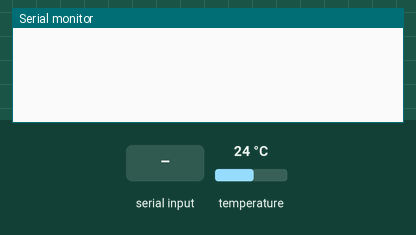
This sketch was run on a simulated Arduino Uno, built with avr-gcc and run on an emulated ATmega328P. On the bench: the last lines printed to the serial monitor. Inputs (shaded band) come from the test bench; at power-on: temperature 24 °C.

Above: at 1.2 s.
1.3 s: "1" received over Serial
At 1.7 s:
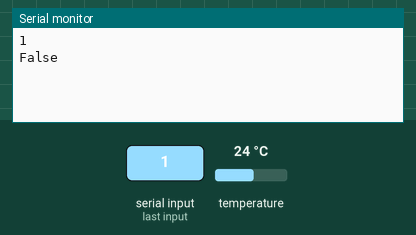
2.8 s: "0" received over Serial
At 3.5 s:
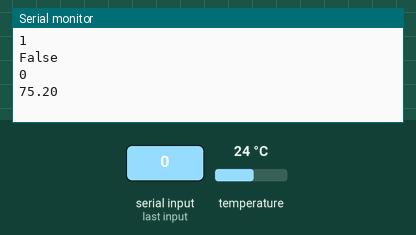
4.3 s: "2" received over Serial
At 5.0 s:
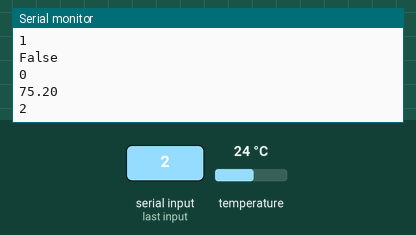
Timing chart, 0 to 7.3 s (numbered marks = the images above; inputs shaded):
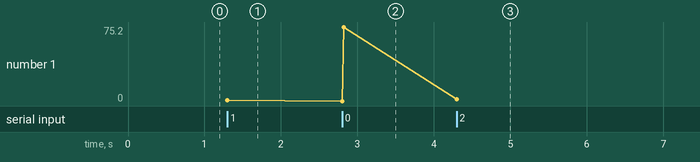

The sketch:

sketch_nov16a.ino
```cpp
#include <OneWire.h>

// OneWire DS18S20, DS18B20, DS1822 Temperature Example
//
// http://www.pjrc.com/teensy/td_libs_OneWire.html
//
// The DallasTemperature library can do all this work for you!
// http://milesburton.com/Dallas_Temperature_Control_Library

#define WATER_SENSOR A0
OneWire  ds(3);  // on pin 10 (a 4.7K resistor is necessary)

void setup(void) {
  Serial.begin(9600);
  pinMode(WATER_SENSOR, INPUT);
}

void loop(void) {
  byte i;
  byte present = 0;
  byte type_s;
  byte data[12];
  byte addr[8];
  float celsius, fahrenheit;
  bool water;
  while(Serial.available() == 0);

  char incomingByte = (char)Serial.read();
  Serial.println(incomingByte);


  switch(incomingByte){

    case('0'): {
      if ( !ds.search(addr)) {
      //Serial.println("No more addresses.");
      //Serial.println();
        ds.reset_search();
        delay(250);
      }
      //Serial.print("ROM =");
      for( i = 0; i < 8; i++) {
       // Serial.write(' ');
        //Serial.print(addr[i], HEX);
      }

      if (OneWire::crc8(addr, 7) != addr[7]) {
          Serial.println("bad-2");
          return;
      }
      //Serial.println();

      // the first ROM byte indicates which chip
      switch (addr[0]) {
        case 0x10:
          //Serial.println("  Chip = DS18S20");  // or old DS1820
          type_s = 1;
          break;
        case 0x28:
          //Serial.println("  Chip = DS18B20");
          type_s = 0;
          break;
        case 0x22:
          //Serial.println("  Chip = DS1822");
          type_s = 0;
          break;
        default:
          //Serial.println("Device is not a DS18x20 family device.");
          return;
      }

      ds.reset();
      ds.select(addr);
      ds.write(0x44, 1);        // start conversion, with parasite power on at the end

      //delay(1000);     // maybe 750ms is enough, maybe not
      // we might do a ds.depower() here, but the reset will take care of it.

      present = ds.reset();
      ds.select(addr);
      ds.write(0xBE);         // Read Scratchpad

      //Serial.print("  Data = ");
      //Serial.print(present, HEX);
      //Serial.print(" ");
      for ( i = 0; i < 9; i++) {           // we need 9 bytes
        data[i] = ds.read();
        //Serial.print(data[i], HEX);
        //Serial.print(" ");
      }
      //Serial.print(" CRC=");
      //Serial.print(OneWire::crc8(data, 8), HEX);
      //Serial.println();

      // Convert the data to actual temperature
      // because the result is a 16 bit signed integer, it should
      // be stored to an "int16_t" type, which is always 16 bits
      // even when compiled on a 32 bit processor.
      int16_t raw = (data[1] << 8) | data[0];
      if (type_s) {
        raw = raw << 3; // 9 bit resolution default
        if (data[7] == 0x10) {
          // "count remain" gives full 12 bit resolution
          raw = (raw & 0xFFF0) + 12 - data[6];
        }
      } else {
        byte cfg = (data[4] & 0x60);
        // at lower res, the low bits are undefined, so let's zero them
        if (cfg == 0x00) raw = raw & ~7;  // 9 bit resolution, 93.75 ms
        else if (cfg == 0x20) raw = raw & ~3; // 10 bit res, 187.5 ms
        else if (cfg == 0x40) raw = raw & ~1; // 11 bit res, 375 ms
        //// default is 12 bit resolution, 750 ms conversion time
      }
      celsius = (float)raw / 16.0;
      fahrenheit = celsius * 1.8 + 32.0;
      Serial.println(fahrenheit);
      break;
    }
    case('1'): {
      if(analogRead(WATER_SENSOR) < 200) {
        water = true;
        Serial.println("True");
      }
      else {
        water = false;
        Serial.println("False");
      }
      break;
    }

  }
}
```

Measured:
- after the input at 1.3 s, the serial monitor: prints a new line at once (image 1)
- after the input at 2.8 s, the serial monitor: prints a new line at once (image 2)
- after the input at 4.3 s, the serial monitor: prints a new line at once (image 3)
- plotted number 1: 1 → 75.2 after the input at 2.8 s, 75.2 → 2 after the input at 4.3 s
